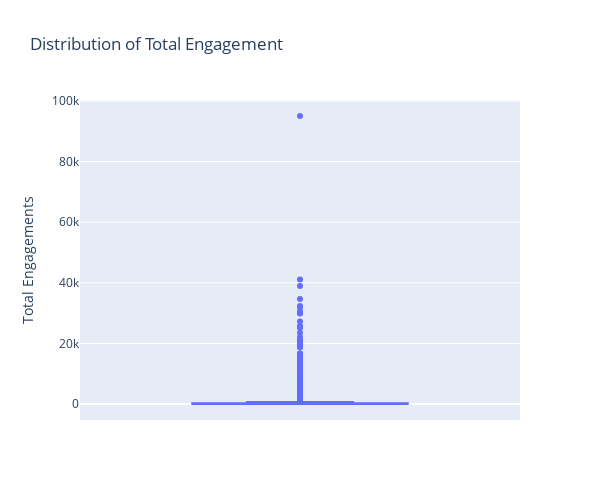

Write notebook code for a chart like this one.
### Markdown cell above
### 1. What is the typical engagement rate we can expect? What’s the likelihood that we can achieve a 15% engagement rate?

First, we should look at the engagements and see if there is any pattern.

### Code cell
fig = px.box(df, y = "Total Engagements",
                   height=500,width=600,
                   title='Distribution of Total Engagement')

fig.show()

### Figure 1 — Plotly figure (JSON) as saved in the notebook; plotly's stock layout.template omitted (floating-point values rounded to 4 significant figures; data arrays with more than 128 entries replaced by an {"elided": "..."} marker saying what was removed)
{"data": [{"alignmentgroup": "True", "hovertemplate": "Total Engagements=%{y}<extra></extra>", "legendgroup": "", "marker": {"color": "#636efa"}, "name": "", "notched": false, "offsetgroup": "", "orientation": "v", "showlegend": false, "type": "box", "x0": " ", "xaxis": "x", "y": {"elided": "3479 int values"}, "y0": " ", "yaxis": "y"}], "layout": {"boxmode": "group", "height": 500, "legend": {"tracegroupgap": 0}, "title": {"text": "Distribution of Total Engagement"}, "width": 600, "xaxis": {"anchor": "y", "domain": [0, 1]}, "yaxis": {"anchor": "x", "domain": [0, 1], "title": {"text": "Total Engagements"}}}}
